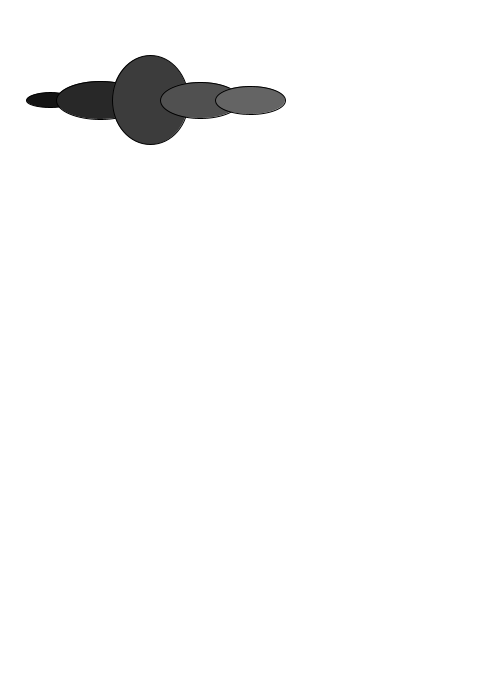
Frame 1 (no input)
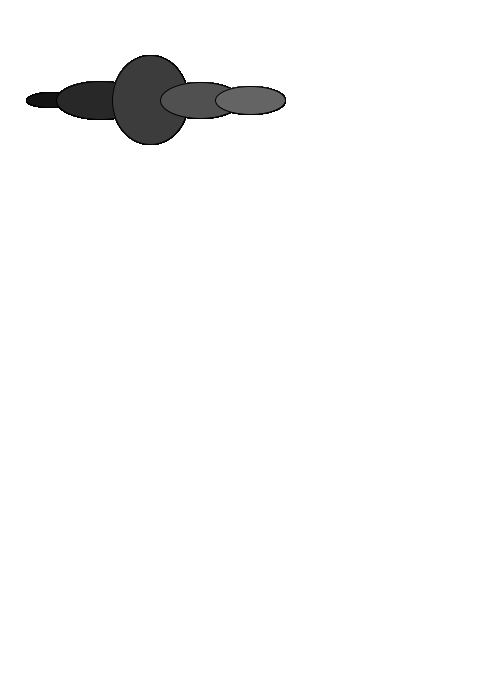
Frame 60 (the mouse pressed at the canvas centre just before this capture)
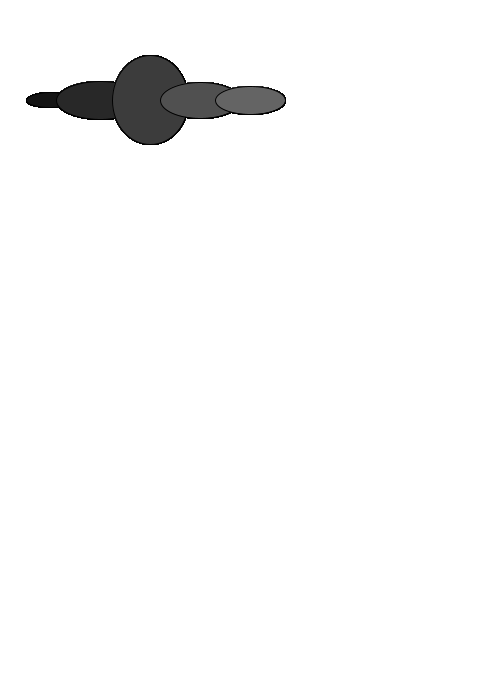
Frame 120 (the mouse held since frame 60 and released just before this capture)

The Processing sketch that drew these frames (run headless with seeded random() and noise(); from frame 60 on, the mouse is pressed at the canvas centre):

// Processing sketch: processing_99858
// ── processing_99858.pde

Ball [] balls = new Ball [6];


void setup(){
  size (500,700);
  background(255);
  for (int i = 0; i < balls.length; i++){
    balls[i] = new Ball( i * 50,int( random(5,50)*i),int( random(5,50)*i), i*20);
  }
}

void draw(){
  for(int i = 0; i < balls.length; i++){
    balls[i].display();
   
  }
}
class Ball{
  int x;
  int y;
  int w;
  int h;
  int s;
  color c;
  
  Ball (int x_, int w_, int h_, color c_){
    x= x_;
    w = w_;
    h = h_;

    c = c_;
    y = 100;
  }
  
  void display(){
    fill(c);
    ellipse(x,y,w,h);
  }
  
  void move(){
    y = y+s;
  }
  
  void g(){
    s = int(random(1,4));
  }
}
